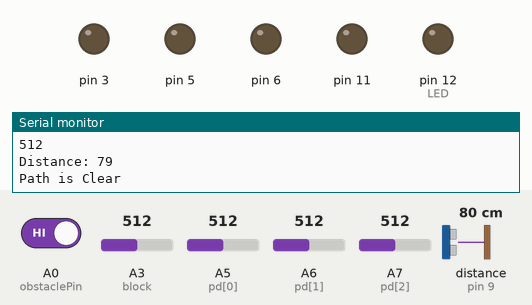
This sketch was run on a simulated Arduino Nano, built with avr-gcc and run on an emulated ATmega328P. On the bench: output pins drawn as LEDs (lit = HIGH), the last lines printed to the serial monitor. Dashed ring = blinking. The inputs (shaded band) are chosen by the test bench; at power-on: A0 (obstaclePin) HIGH, distance to the obstacle (sensor on pin 9) 80 cm, A3 (block) = 512, A5 (pd[0]) = 512, A6 (pd[1]) = 512, A7 (pd[2]) = 512. The echo pulse lasts 58.3 µs per cm; pins used as bus, display or sensor lines are not drawn.

Above: at 16.6 s.
16.7 s: A0 (obstaclePin) driven LOW
At 17.1 s:
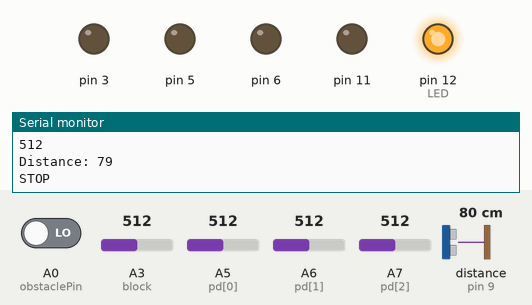
19.7 s: A0 (obstaclePin) driven HIGH
At 21.6 s:
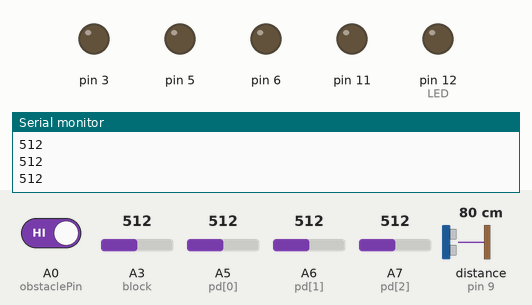
22.3 s: distance to the obstacle (sensor on pin 9) set to 29 cm
25.3 s: distance to the obstacle (sensor on pin 9) set to 23 cm
At 25.9 s:
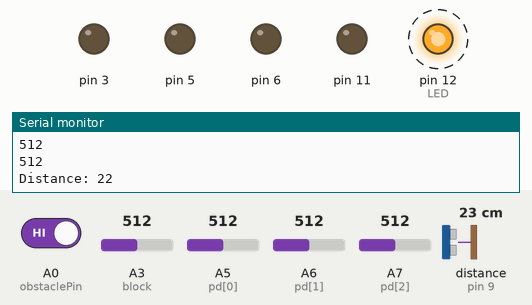
28.3 s: distance to the obstacle (sensor on pin 9) set to 17 cm
30.9 s: distance to the obstacle (sensor on pin 9) set to 14 cm
At 32.0 s:
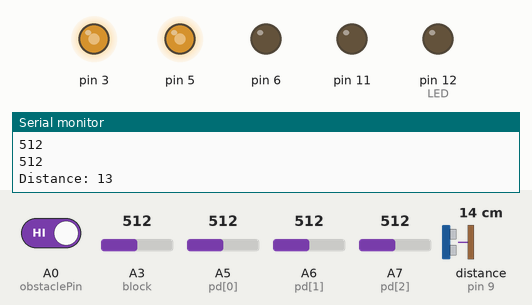
Timing chart, 0 to 33.9 s (numbered marks = the images above; inputs shaded):
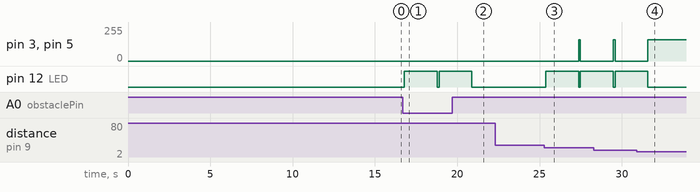

The sketch:

lfr_complete.ino
```cpp
const int pd[3] = {A5,A6,A7};
int pd_val[3] = {0,0,0};
int pd_val_max[3] ={0,0,0};
int pd_val_min[3] = {1023,1023,1023};
int pd_avg[3];
void pd_calib();
                                                          //ldr block
const int block =  A3;
int block_val;
int block_avg;
int block_max = 0;
int block_min = 1023;

                                                        //ultrsonic sensor
const int trigPin = 7;
const int echoPin = 9;
long duration;
int distance;
                                                             //ir sensor
int LED = 12;
int obstaclePin = A0;
int hasObstacle = HIGH;

void setup()
{
  Serial.begin(9600);
  pinMode(3, OUTPUT);
  pinMode(11,OUTPUT);
  pinMode(5, OUTPUT);
  pinMode(6,OUTPUT);
  pinMode(pd[0], INPUT);
  pinMode(pd[1],INPUT);
  pinMode(pd[2],INPUT);
  pinMode(echoPin,INPUT);
  pinMode(trigPin,OUTPUT);
  pinMode(LED,OUTPUT);
  pinMode(obstaclePin,INPUT);
  pinMode(block,INPUT);
  pd_calib();
  block_calib();
}

void loop()
{
  int i;
  for(i=0;i<3;i++)
  {
  pd_val[i] = analogRead(pd[i]);
  }

    Serial.println(pd_val[0]);
    Serial.println(pd_val[1]);
     Serial.println(pd_val[2]);


                                                                                        //  Serial.println(sensor);
  if (pd_val[0] < pd_avg[0] && pd_val[1] > pd_avg[1] && pd_val[2] < pd_avg[2] )
  {
    Serial.println("White,Black,White");

    straight();
  }
  else if (pd_val[0] > pd_avg[0] && pd_val[1] > pd_avg[1] && pd_val[2] < pd_avg[2] )
  {
    Serial.println("Black,Black,White");
    leftslow();
  }
  else if (pd_val[0] < pd_avg[0] && pd_val[1] > pd_avg[1] && pd_val[2] > pd_avg[2] )
  {
    Serial.println("White,Black,Black");
    rightslow();
  }
    else if (pd_val[0] > pd_avg[0] && pd_val[1] > pd_avg[1] && pd_val[2] > pd_avg[2] )
  {
    Serial.println("Black,Black,Black");
    straight();
  }
  else if (pd_val[0] > pd_avg[0] && pd_val[1] < pd_avg[1] && pd_val[2] < pd_avg[2] )
  {
    Serial.println("Black,White,White");
    left();
  }
  else if (pd_val[0] < pd_avg[0] && pd_val[1] < pd_avg[1] && pd_val[2] > pd_avg[2] )
  {
    Serial.println("White,White,Black");
    right();
  }
  else if (pd_val[0] > pd_avg[0] && pd_val[1] < pd_avg[1] && pd_val[2] > pd_avg[2] )
  {
    Serial.println("Black,White,Black");
    tpoint();
  }
  delay(100);
 //------------------------------------------------------------------------------------------------------------------------------------------------------------------------------------------
                                                                       //ultrasonic sensor
  digitalWrite(trigPin,LOW);
  delayMicroseconds(2);

  digitalWrite(trigPin,HIGH);
  delayMicroseconds(10);
  digitalWrite(trigPin,LOW);

  duration = pulseIn(echoPin,HIGH);

  distance=duration*0.034/2;
  Serial.print("Distance: ");
  Serial.println(distance);
  if(distance >= 15 && distance <=25)
  {
    digitalWrite(LED,HIGH);
    pause();
    delay(2000);
    digitalWrite(LED,LOW);
    straight();
  }
  //--------------------------------------------------------------------------------------------------------------------------------------------------------------------------------------
                                                                             //ir sensor
  block_val = analogRead(block);
  hasObstacle = digitalRead(obstaclePin);
  if(hasObstacle == LOW)
  {
    Serial.println("STOP");
    if(block_val < block_avg);
    digitalWrite(LED,HIGH);
    pause();
    delay(2000);
    digitalWrite(LED,LOW);
    straight;
  }
  else
  {
    Serial.println("Path is Clear");
    digitalWrite(LED,LOW);
  }
}
//---------------------------------------------------------------------------------------------------------------------------------------------------------------------------
                                                                //Functions
void straight()
{
    analogWrite(3,160);
    analogWrite(11, 0);
    analogWrite(5,160);
    analogWrite(6,0);
}
void left()
{
    analogWrite(3,160);
    analogWrite(11,0);
    analogWrite(5,0);
    analogWrite(6,160);
}
void leftslow()
{
    analogWrite(3,120);
    analogWrite(11, 0);
    analogWrite(5,40);
    analogWrite(6,0);
}

void right()
{
  analogWrite(3,0);
  analogWrite(11,160);
  analogWrite(5,160);
  analogWrite(6,0);
}
void rightslow()
{
  analogWrite(3,40);
  analogWrite(11,0);
  analogWrite(5,120);
  analogWrite(6,0);
}

void allwhite()
{
  analogWrite(3,0);
  analogWrite(11,180);
  analogWrite(5,180);
  analogWrite(6,0);
}
void tpoint()
{
  analogWrite(3,160);
  analogWrite(11,0);
  analogWrite(5,0);
  analogWrite(6,160);
}

void pause()
{
  analogWrite(3,0);
  analogWrite(11,0);
  analogWrite(5,0);
  analogWrite(6,0);
}
//---------------------------------------------------------------------------------------------------------------------------------------------------------------------------------
                                                                      //calibration
void pd_calib()
{
  Serial.println("Calibrating...");
  int i,j;
  for(i=1;i<=1000;i++)
  {
    for (j=0;j<3;j++)
    {
      pd_val[j] = analogRead(pd[j]);
      if (pd_val[j] > pd_val_max[j])
        pd_val_max[j] = pd_val[j];
      if (pd_val[j] < pd_val_min[j])
        pd_val_min[j] = pd_val[j];
      delay(5);
    }
  }


  for(j=0;j<=2;j++)
  {
   pd_avg[j] = (pd_val_max[j] + pd_val_min[j]) / 2;
    Serial.print("Average = ");
  Serial.println(pd_avg[j]);
  Serial.print("Max : ");
  Serial.println(pd_val_max[j]);
  Serial.print("Min : ");
  Serial.println(pd_val_min[j]);
  Serial.println("Done!");
  }
}

void block_calib()
{
  Serial.print("Calibrating for block.....");
  int i;
  for(i=0;i<100;i++)
  {
    block_val = analogRead(block);
    if(block_val < block_min)
    {
      block_min = block_val;
    }
    if(block_val > block_max)
    {
      block_max = block_val;
    }
  }
  block_avg = (block_min + block_max)/2;
  Serial.print("Max :  ");
  Serial.println(block_max);
  Serial.print("Min :  ");
  Serial.println( block_min);
  Serial.print("Avg :  ");
  Serial.println(block_avg);
  Serial.println("Calibration Done!!");
}
```

Measured:
- the behaviour switches between 27 and 26 cm on distance to the obstacle (sensor on pin 9) (found by bisection; images 2 and 3)
- the behaviour switches between 16 and 15 cm on distance to the obstacle (sensor on pin 9) (found by bisection; images 3 and 4)
- after the input at 16.7 s, pin 12 (LED): LOW → HIGH after 0.09 s, → LOW 2.0 s later, → HIGH 0.11 s later
- after the input at 19.7 s, pin 12 (LED): goes on until 20.9 s, then stays LOW
- after the input at 25.3 s, pin 3, pin 5: 0/255 → 160/255 after 2.1 s, → 0/255 0.10 s later; pin 12 (LED): LOW → HIGH after 0.08 s, → LOW 2.0 s later, → HIGH 0.10 s later
- after the input at 30.9 s, pin 3, pin 5: goes on until 31.6 s, then stays 160/255; pin 12 (LED): goes on until 31.6 s, then stays LOW
